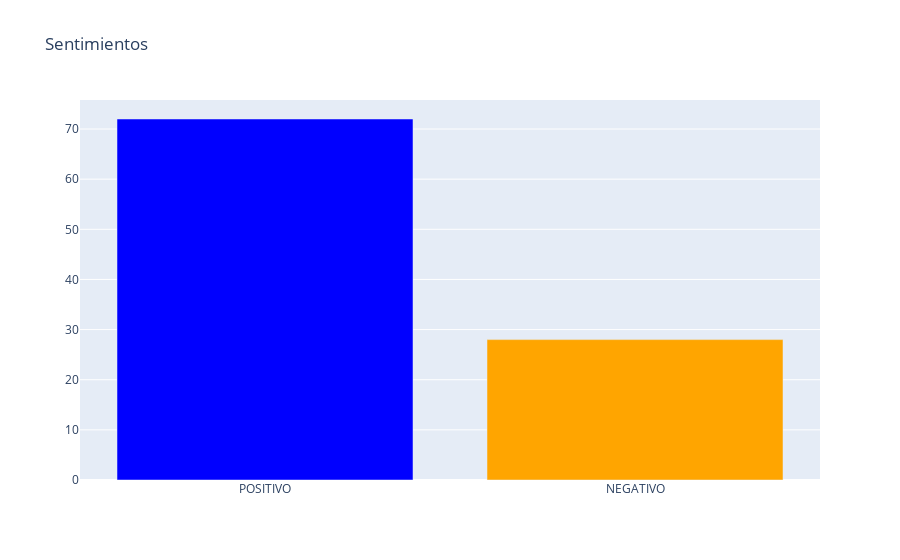

The notebook cell this image was saved under:
### Code cell
trace = go.Bar(x=temp.sentimiento.values,
               y=temp.cuántos.values,
               marker=dict(color=["blue","orange"]))

layout = go.Layout(title='Sentimientos')

fig = go.Figure(data=[trace], layout=layout)
iplot(fig)

### Figure 1 — Plotly figure (JSON) as saved in the notebook; plotly's stock layout.template omitted (floating-point values rounded to 4 significant figures)
{"data": [{"marker": {"color": ["blue", "orange"]}, "type": "bar", "x": ["POSITIVO", "NEGATIVO"], "y": [72, 28]}], "layout": {"title": {"text": "Sentimientos"}}}
